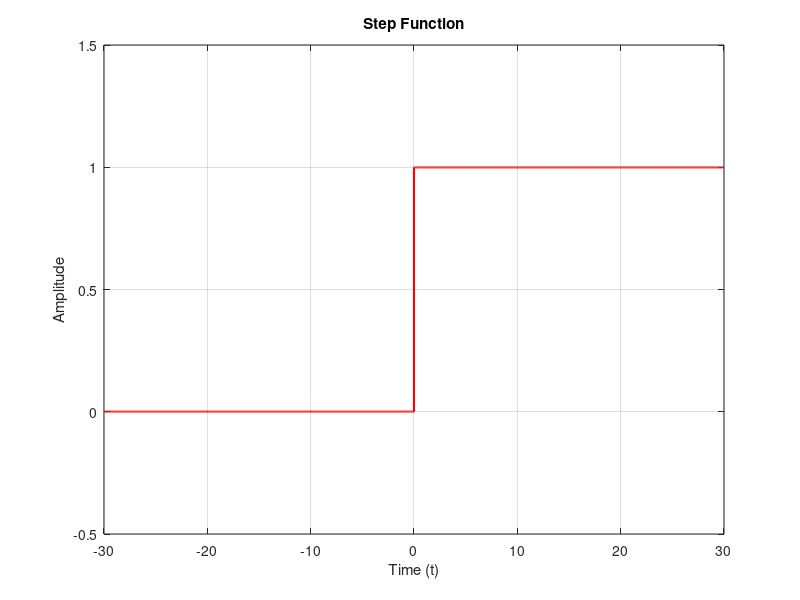

Source code (MATLAB):
% Define the time range
t = -30:0.001:30; % Time range

% Initialize the step function with zeros
step_function = zeros(size(t)); % Initialize with zeros

% Set the step function to 1 when time is non-negative
step_function(t >= 0) = 1; % Set to 1 when time is non-negative

% Visualize the step function with some enhancements
plot(t, step_function, 'r', 'LineWidth', 1.5); % Plot the step function with red color and thicker line
axis([-30 30 -0.5 1.5]); % Set axis limits to focus on the step from 0 to 1
xlabel('Time (t)'); % Label x-axis
ylabel('Amplitude'); % Label y-axis
title('Step Function'); % Title of the plot
grid on; % Turn on grid for better visualization
